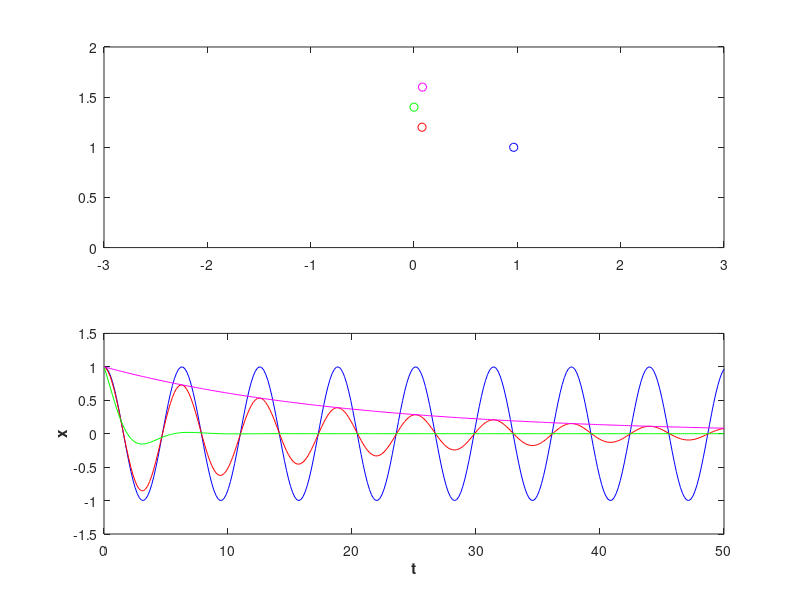

MATLAB code for this plot:
%========================================================
% PHY250 HW4
% Digipen Bilbao
% Javier Guerra  - j.guerra@digipen.edu
%========================================================

function exercise2
  precision = 300;
  m = 1;
  k = 1;
  A = 1;
  x1 = zeros(1,precision);
  x1(1) = A;
  v = zeros(1,precision);
  v(1) = 0;
  w = sqrt(k/m);
  delta_time = 0.05;
  %Create folder for the video
  out_dir = "temp_img";
  mkdir(out_dir);
  
  % 1. SHO motion
  t = linspace(0, 50, precision);
  for i = 1 : precision
      x1(i) = A * cos(w * t(i));
  endfor
  

  subplot(2,1,2)
  plot(t,x1, "Color", 'b')
  axis([0 50 -1.5 1.5])
  xlabel("t",'FontWeight','bold')
  ylabel("x",'FontWeight','bold')
  hold on;
  
  
  % 2.1 Damped motion with b = 0.1
  b = 0.1;
  gamma = b/(2*m);
  w = sqrt((k/m)- (b*b)/(4*m*m));
  x2 = zeros(1,precision);
  x2(1) = A;
  
  for i = 1 : precision
    x2(i) = A*e^(-gamma*t(i)) * cos(w * t(i));
  endfor
  subplot(2,1,2)
  plot(t,x2,"Color", 'r')
  hold on;
  
  % 2.2 Damped motion with b = 1.1
  b = 1.1;
  gamma = b/(2*m);
  w = sqrt(k/m - (b*b)/(4*m*m));
  x3 = zeros(1,precision);
  x3(1) = A;
  
  for i = 1 : precision
    x3(i) = A*e^(-gamma*t(i)) * cos(w * t(i));
  endfor
  subplot(2,1,2)
  plot(t,x3, "Color", 'g')
  hold on;
  
  % 2.3 Damped motion with b = bcri
  b = 0.1;
  gamma = b/(2*m);
  w = sqrt(k/m - (b*b)/(4*m*m));
  x4 = zeros(1,precision);
  x4(1) = A;
  
  for i = 1 : precision
    x4(i) = A*e^(-gamma*t(i)); %* cos(w * t(i));
  endfor
  
  subplot(2,1,2)
  plot(t,x4,"Color", 'm')
  
  %Plot particles doing the motion
  for i = 1:precision
    subplot(2,1,1)
    plot(x1(i),1,'o', "Color", 'b');
    hold on;
    plot(x2(i),1.2,'o',"Color", 'r');
    hold on;
    plot(x3(i),1.4,'o', "Color", 'g');
    hold on;
    plot(x4(i),1.6,'o',"Color", 'm');
    axis([-3 3 0 2]);
    hold off;
    %Create a image
    fname = fullfile (out_dir, sprintf("img%03i.png", i));
    imwrite (getframe (gcf).cdata, fname);
  endfor
  
endfunction